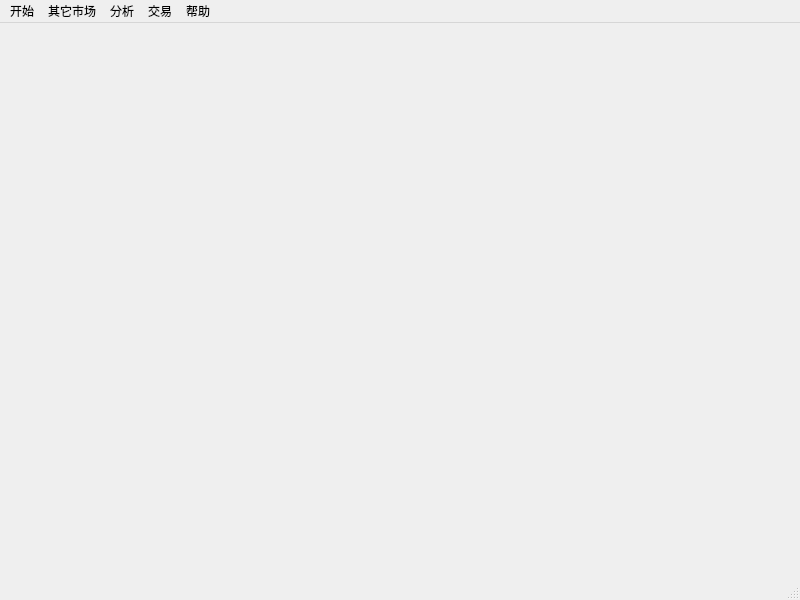
<?xml version="1.0" encoding="UTF-8"?>
<ui version="4.0">
 <class>MainWindow</class>
 <widget class="QMainWindow" name="MainWindow">
  <property name="geometry">
   <rect>
    <x>0</x>
    <y>0</y>
    <width>800</width>
    <height>600</height>
   </rect>
  </property>
  <property name="windowTitle">
   <string>MainWindow</string>
  </property>
  <widget class="QWidget" name="centralwidget">
   <layout class="QHBoxLayout" name="horizontalLayout">
    <property name="leftMargin">
     <number>2</number>
    </property>
    <property name="topMargin">
     <number>0</number>
    </property>
    <property name="rightMargin">
     <number>2</number>
    </property>
    <property name="bottomMargin">
     <number>0</number>
    </property>
    <item>
     <layout class="QHBoxLayout" name="mainLayout">
      <property name="spacing">
       <number>0</number>
      </property>
     </layout>
    </item>
   </layout>
  </widget>
  <widget class="QMenuBar" name="menubar">
   <property name="geometry">
    <rect>
     <x>0</x>
     <y>0</y>
     <width>800</width>
     <height>26</height>
    </rect>
   </property>
   <widget class="QMenu" name="menu">
    <property name="font">
     <font>
      <family>宋体</family>
      <pointsize>12</pointsize>
     </font>
    </property>
    <property name="title">
     <string>开始</string>
    </property>
    <addaction name="DLAllStockK"/>
    <addaction name="DLStockInfo"/>
    <addaction name="newsReport"/>
    <addaction name="exit"/>
   </widget>
   <widget class="QMenu" name="menu_2">
    <property name="font">
     <font>
      <family>微软雅黑</family>
      <pointsize>12</pointsize>
     </font>
    </property>
    <property name="title">
     <string>其它市场</string>
    </property>
    <addaction name="ZHMarket"/>
    <addaction name="USMarket"/>
    <addaction name="HKMarket"/>
    <addaction name="USzMarket"/>
   </widget>
   <widget class="QMenu" name="menu_3">
    <property name="font">
     <font>
      <family>宋体</family>
      <pointsize>12</pointsize>
     </font>
    </property>
    <property name="title">
     <string>分析</string>
    </property>
    <addaction name="fundFlow"/>
    <addaction name="pickStock"/>
   </widget>
   <widget class="QMenu" name="menu_4">
    <property name="font">
     <font>
      <family>宋体</family>
      <pointsize>12</pointsize>
     </font>
    </property>
    <property name="title">
     <string>帮助</string>
    </property>
    <addaction name="actionF10"/>
    <addaction name="actionF3"/>
    <addaction name="formula"/>
    <addaction name="setVacation"/>
   </widget>
   <widget class="QMenu" name="menu_5">
    <property name="title">
     <string>交易</string>
    </property>
    <addaction name="login"/>
    <addaction name="commonTrade"/>
   </widget>
   <addaction name="menu"/>
   <addaction name="menu_2"/>
   <addaction name="menu_3"/>
   <addaction name="menu_5"/>
   <addaction name="menu_4"/>
  </widget>
  <widget class="QStatusBar" name="statusBar">
   <property name="sizeGripEnabled">
    <bool>true</bool>
   </property>
  </widget>
  <action name="ZHMarket">
   <property name="checkable">
    <bool>true</bool>
   </property>
   <property name="checked">
    <bool>true</bool>
   </property>
   <property name="icon">
    <iconset resource="resources.qrc">
     <normaloff>:/new/png/png/Zh.png</normaloff>:/new/png/png/Zh.png</iconset>
   </property>
   <property name="text">
    <string>A股</string>
   </property>
   <property name="font">
    <font>
     <family>宋体</family>
    </font>
   </property>
  </action>
  <action name="USMarket">
   <property name="checkable">
    <bool>true</bool>
   </property>
   <property name="icon">
    <iconset resource="resources.qrc">
     <normaloff>:/new/png/png/Us.png</normaloff>:/new/png/png/Us.png</iconset>
   </property>
   <property name="text">
    <string>美股</string>
   </property>
   <property name="font">
    <font>
     <family>宋体</family>
     <pointsize>12</pointsize>
    </font>
   </property>
  </action>
  <action name="HKMarket">
   <property name="checkable">
    <bool>true</bool>
   </property>
   <property name="icon">
    <iconset resource="resources.qrc">
     <normaloff>:/new/png/png/Hk.png</normaloff>:/new/png/png/Hk.png</iconset>
   </property>
   <property name="text">
    <string>港股</string>
   </property>
   <property name="font">
    <font>
     <family>宋体</family>
     <pointsize>12</pointsize>
    </font>
   </property>
  </action>
  <action name="USzMarket">
   <property name="checkable">
    <bool>true</bool>
   </property>
   <property name="icon">
    <iconset resource="resources.qrc">
     <normaloff>:/new/png/png/Us_Zh.png</normaloff>:/new/png/png/Us_Zh.png</iconset>
   </property>
   <property name="text">
    <string>美中概股</string>
   </property>
   <property name="font">
    <font>
     <family>宋体</family>
     <pointsize>12</pointsize>
    </font>
   </property>
  </action>
  <action name="newsReport">
   <property name="checkable">
    <bool>true</bool>
   </property>
   <property name="text">
    <string>关闭语音播报</string>
   </property>
  </action>
  <action name="exit">
   <property name="icon">
    <iconset resource="resources.qrc">
     <normaloff>:/new/png/png/exit.png</normaloff>:/new/png/png/exit.png</iconset>
   </property>
   <property name="text">
    <string>退出</string>
   </property>
  </action>
  <action name="fundFlow">
   <property name="icon">
    <iconset resource="resources.qrc">
     <normaloff>:/new/png/png/fund.jpg</normaloff>:/new/png/png/fund.jpg</iconset>
   </property>
   <property name="text">
    <string>资金流</string>
   </property>
  </action>
  <action name="actionF10">
   <property name="icon">
    <iconset resource="resources.qrc">
     <normaloff>:/new/png/png/finance.jpeg</normaloff>:/new/png/png/finance.jpeg</iconset>
   </property>
   <property name="text">
    <string>F10--财务经营分析</string>
   </property>
  </action>
  <action name="actionF3">
   <property name="icon">
    <iconset resource="resources.qrc">
     <normaloff>:/new/png/png/hots.jpg</normaloff>:/new/png/png/hots.jpg</iconset>
   </property>
   <property name="text">
    <string>F3--热度关键词</string>
   </property>
  </action>
  <action name="DLStockInfo">
   <property name="icon">
    <iconset resource="resources.qrc">
     <normaloff>:/new/png/png/download_2.png</normaloff>:/new/png/png/download_2.png</iconset>
   </property>
   <property name="text">
    <string>下载指数板块个股信息</string>
   </property>
  </action>
  <action name="DLAllStockK">
   <property name="enabled">
    <bool>true</bool>
   </property>
   <property name="icon">
    <iconset resource="resources.qrc">
     <normaloff>:/new/png/png/Save.png</normaloff>:/new/png/png/Save.png</iconset>
   </property>
   <property name="text">
    <string>下载所有股票k线</string>
   </property>
  </action>
  <action name="pickStock">
   <property name="icon">
    <iconset resource="resources.qrc">
     <normaloff>:/new/png/png/select.png</normaloff>:/new/png/png/select.png</iconset>
   </property>
   <property name="text">
    <string>公式选股</string>
   </property>
  </action>
  <action name="formula">
   <property name="icon">
    <iconset resource="resources.qrc">
     <normaloff>:/new/png/png/help.jpg</normaloff>:/new/png/png/help.jpg</iconset>
   </property>
   <property name="text">
    <string>公式编写说明</string>
   </property>
  </action>
  <action name="setVacation">
   <property name="icon">
    <iconset resource="resources.qrc">
     <normaloff>:/new/png/png/date.jpg</normaloff>:/new/png/png/date.jpg</iconset>
   </property>
   <property name="text">
    <string>设置A股假期</string>
   </property>
  </action>
  <action name="login">
   <property name="icon">
    <iconset resource="resources.qrc">
     <normaloff>:/new/png/png/login.png</normaloff>:/new/png/png/login.png</iconset>
   </property>
   <property name="text">
    <string>登录</string>
   </property>
  </action>
  <action name="commonTrade">
   <property name="icon">
    <iconset resource="resources.qrc">
     <normaloff>:/new/png/png/bs.jpg</normaloff>:/new/png/png/bs.jpg</iconset>
   </property>
   <property name="text">
    <string>普通交易</string>
   </property>
  </action>
 </widget>
 <resources>
  <include location="resources.qrc"/>
 </resources>
 <connections>
  <connection>
   <sender>exit</sender>
   <signal>triggered()</signal>
   <receiver>MainWindow</receiver>
   <slot>close()</slot>
   <hints>
    <hint type="sourcelabel">
     <x>-1</x>
     <y>-1</y>
    </hint>
    <hint type="destinationlabel">
     <x>399</x>
     <y>299</y>
    </hint>
   </hints>
  </connection>
 </connections>
</ui>
